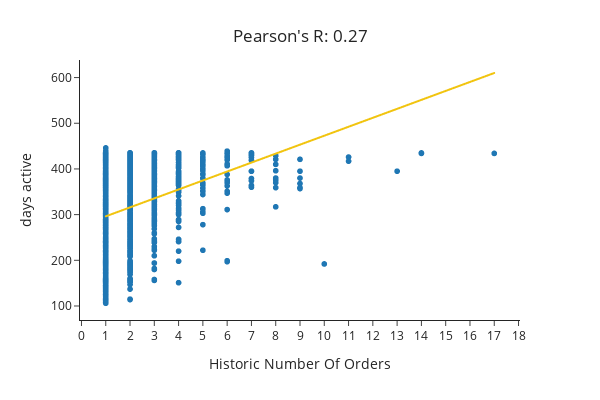

Source (notebook cell):
### Markdown cell above
The table restates a finding already noted above: about 70% of customers placed only one order.

Is this due to a disproportianate number of new customers? Does __Historic Number Of Orders__ increase with length of time as a customer?

### To answer that question, I evaluated the linear relationship -- strength of association -- between __Historic Number Of Orders__ and __days active__.

### Code cell
# # Use scipy to compute Pearson's Correlation Coefficient(R):
active_histord_r = pearsonr(df['Historic Number Of Orders'], df['days active'])
# pearsonr returns a tuple containing Pearson’s R & 2-tailed p-value

# Generate a scatter plot
sca_fig = px.scatter(data_frame = df,
                     y = 'days active',
                     x = 'Historic Number Of Orders',
                     width=600, height=400,
                     template="simple_white",
                     trendline="ols",
                    trendline_color_override="#f1c40f")

sca_fig.update_xaxes(dtick=1, title_text='Historic Number Of Orders')
sca_fig.update_yaxes(title_text='days active')



sca_fig.update_layout(

    title={
        
        'text': f'Pearson\'s R: {active_histord_r[0]:.2f}',
        # Use index 0 to take only Pearson’s R value from the tuple
        
        'x':0.5,
        'xanchor': 'center',
        'yanchor': 'top'})

sca_fig.show()

### Figure 1 — Plotly figure (JSON) as saved in the notebook; plotly's stock layout.template omitted (floating-point values rounded to 4 significant figures; data arrays with more than 128 entries replaced by an {"elided": "..."} marker saying what was removed)
{"data": [{"hovertemplate": "Historic Number Of Orders=%{x}<br>days active=%{y}<extra></extra>", "legendgroup": "", "marker": {"color": "#1F77B4", "symbol": "circle"}, "mode": "markers", "name": "", "showlegend": false, "type": "scattergl", "x": {"elided": "2809 int values"}, "xaxis": "x", "y": {"elided": "2809 int values"}, "yaxis": "y"}, {"hovertemplate": "<b>OLS trendline</b><br>days active = 19.6088 * Historic Number Of Orders + 276.645<br>R<sup>2</sup>=0.074005<br><br>Historic Number Of Orders=%{x}<br>days active=%{y} <b>(trend)</b><extra></extra>", "legendgroup": "", "line": {"color": "#f1c40f"}, "marker": {"color": "#1F77B4", "symbol": "circle"}, "mode": "lines", "name": "", "showlegend": false, "type": "scattergl", "x": {"elided": "2809 int values"}, "xaxis": "x", "y": {"elided": "2809 float values"}, "yaxis": "y"}], "layout": {"height": 400, "legend": {"tracegroupgap": 0}, "margin": {"t": 60}, "title": {"text": "Pearson's R: 0.27", "x": 0.5, "xanchor": "center", "yanchor": "top"}, "width": 600, "xaxis": {"anchor": "y", "domain": [0, 1], "dtick": 1, "title": {"text": "Historic Number Of Orders"}}, "yaxis": {"anchor": "x", "domain": [0, 1], "title": {"text": "days active"}}}}
